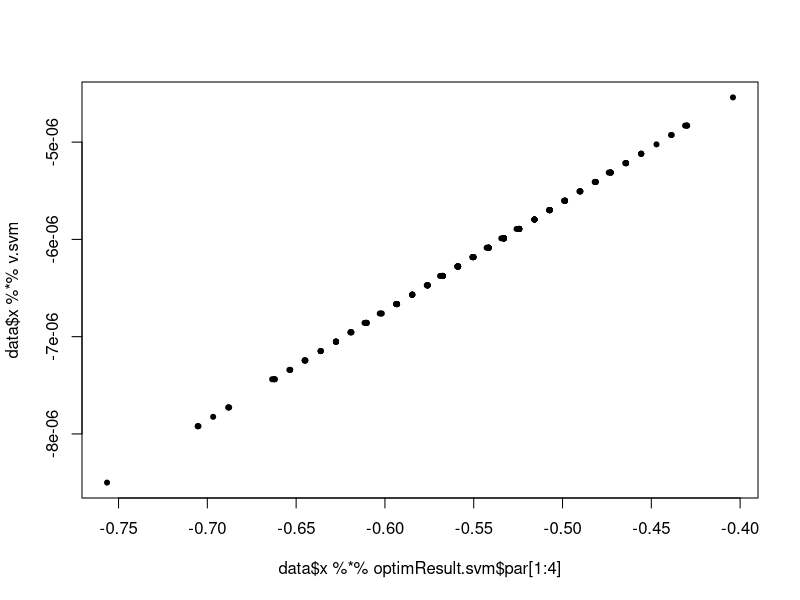

Recreate this plot in R.
RandomExample = function(){
	n = 200 # sample size
	d = 2 # features
	x = matrix(runif(n * d, -10, 10), nrow = n)
	v = runif(d, -1, 1)
	c = runif(1)
	prob = plogis(x %*% v - c)
	y = rbinom(n, 1, prob = prob)
	library(ggplot2)
	d = data.frame(x, y)
	X1 = d$X1
	X2 = d$X2
	graph = ggplot(d, aes(x = X1, y = X2, color = as.factor(y))) + geom_point()
	mf = model.frame(y ~ -1 + X1 + X2, d)
	#data = list(x = model.matrix(mf), y = model.response(mf))

	par.random = runif(d, -1, 1)
	optimFit = optim(par.random, f, y = y, x = x)
	par = optimFit$par
	optimFit.g = optim(par.random, f, gr = g, y = y, x = x, method = "BFGS")
	glmFit = glm(y ~ X1 + X2, d, family = binomial)
	optimFit.svm  = optim(par.random, f.svm, y = y, x = x, t = 1)
	par.svm = optimFit.svm$par * 100
	print(par.svm)
	#graph = graph + geom_abline(intercept = par[3] / par[2], 
	#			slope = -par[1] / par[2], color = 'red')
	#graph = graph + geom_abline(intercept = c / v[2], 
	#			slope = -v[1] / v[2], color = 'green')
	graph = graph + geom_abline(intercept = par.svm[3] / par.svm[2], 
				slope = -par.svm[1] / par.svm[2], color = 'red')
	plot(graph)
}

f = function(par, y, x){
	v = par[-length(par)]
	c = par[length(par)]
	ret = -sum(y * log(plogis(x %*% v - c)) + (1 - y) * log(1 - plogis(x %*% v - c)))
	return(ret)
}

g = function(par, y, x){
	v = par[-length(par)]
	c = par[length(par)]
	return(t(cbind(x, -1)) %*% (plogis(x %*% v - c) - y))
}

f.svm = function(par, y, x, t) {
	v = par[-length(par)]
	c = par[length(par)]

	lin.pred = x %*% v - c
	y = 2 * (y - 1)

	return(mean(pmax(0, 1 - y * lin.pred)) + t * sum(v ^ 2))
}

RealExample = function() {
	n = 200
	d = 4
	female = rbinom(n, 1, 0.51)
	age = ifelse(female == 1,
		floor(rgamma(n, 15, 0.5) + 35),
		floor(rgamma(n, 18, 0.6) + 35))
	theta.u = c(qlogis(0.2), 0.15, 0.1)
	prob = plogis(cbind(1, (age - mean(age)) / sd(age), female) %*% theta.u)
	history = rbinom(n, 1, prob)
	theta.z = c(qlogis(0.05), 0.1, 0, 0.75)
	prob = plogis(cbind(1, (age - mean(age)) / sd(age), female, history) %*% theta.z)
	drug = rbinom(n, 1, prob)
	theta.y = c(qlogis(0.1), 0.1, -0.025, 0.75, 0.2)
	prob = plogis(cbind(1, (age - mean(age)) / sd(age), female, history, drug) %*% theta.y)
	rash = rbinom(n, 1, prob)
	df = data.frame(age, female, history, drug, rash)
	mf = model.frame(rash ~ age + female + history + drug, df)
	y = as.integer(rash)
	x = as.matrix(cbind(age, female, history, drug))
	data = list(y = y, x = x)

	print('optimResult.glm.f')
	optimResult.glm.f = optim(rep(0, 5), f, y = data$y, x = data$x)
	print(optimResult.glm.f$par)
	print('')
	print('glmFit')
	print('')
	glmFit = glm(rash ~ age + female + history + drug, df, family = binomial)
	print(as.numeric(glmFit$coefficients))
	print('')
	print('optimResult.glm.g')
	optimResult.glm.g = optim(rep(0, 5), f, gr = g, y = data$y, x = data$x, method = 'BFGS')
	print(optimResult.glm.g$par)
	print('')
	print('optimResult.svm')
	optimResult.svm = optim(rep(0, 5), f.svm, y = data$y, x = data$x, t = 1)
	print(optimResult.svm$par)
	print('')
	print('svmFit')
	library(e1071)
	svmFit = svm(rash ~ age + female + history + drug, df, type = 'C-classification', kernel = 'linear', cost = 1)
	v.svm = crossprod(svmFit$SV, svmFit$coefs)
	print(as.numeric(v.svm))
	plot(data$x %*% optimResult.svm$par[1:4], data$x %*% v.svm, pch = 20)
}

RealExample()